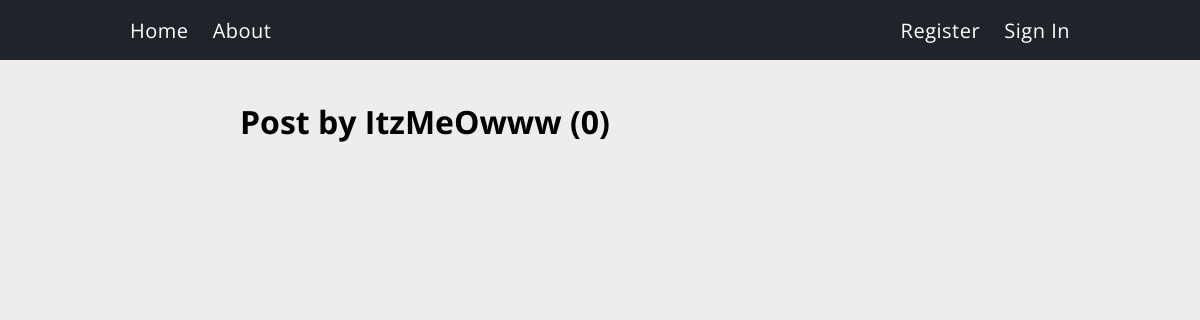
The page /user/ItzMeOwww/ on the database as committed earlier.
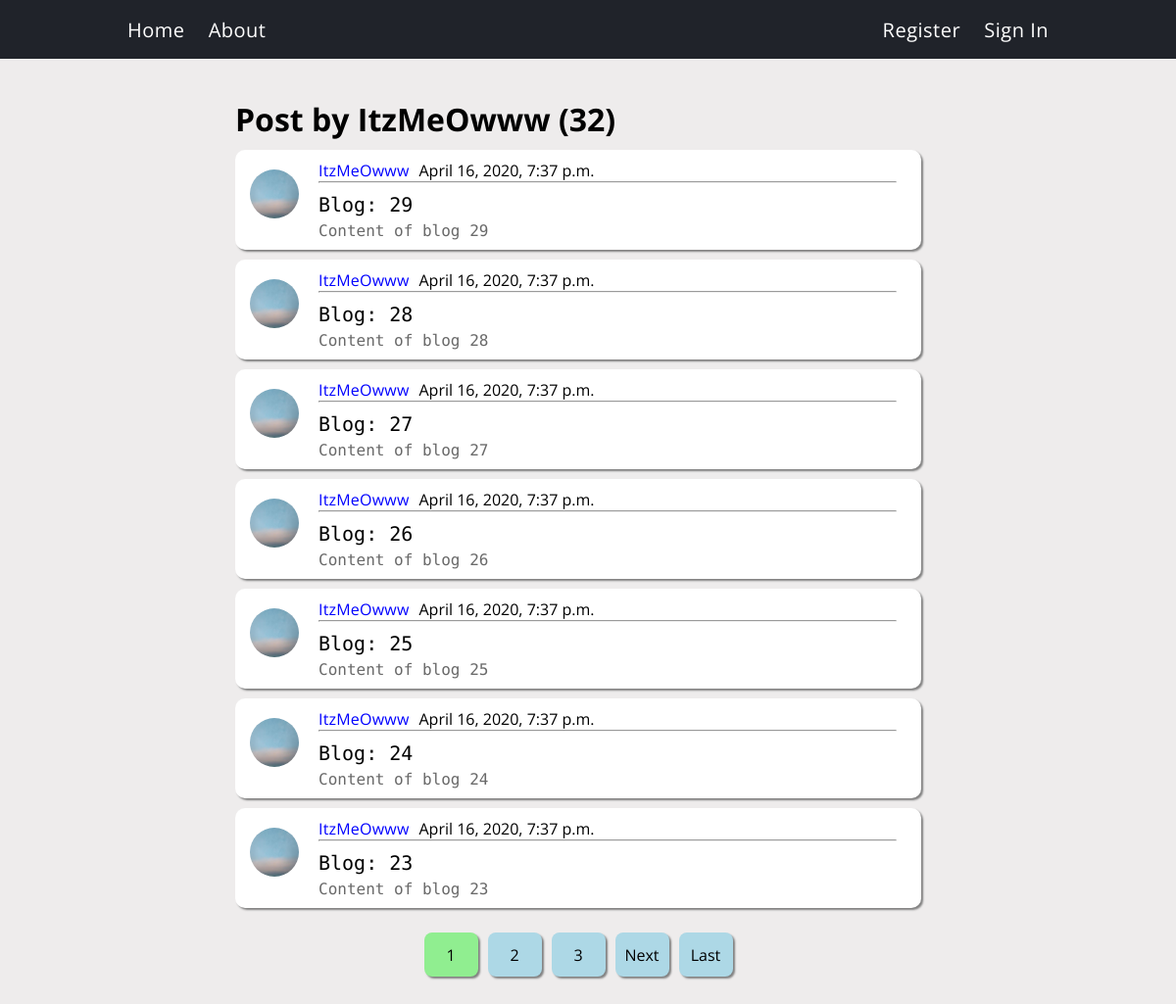
The same page on the database as committed later.
### blog/models.py (models this page shows, shortened)
class Post(models.Model):
    title = models.CharField(max_length=100)
    content = models.TextField()
    date_posted = models.DateTimeField(default=timezone.now)
    author = models.ForeignKey(User,on_delete=models.CASCADE)

### users/models.py (models this page shows, shortened)
class Profile(models.Model):
    user = models.OneToOneField(User,on_delete=models.CASCADE)
    image = models.ImageField(default='default.jpg',upload_to='profile_pics')

### blog/views.py (the view)
# urls.py: path('user/<str:username>/', UserPostListView.as_view(),name='user-posts'),
class UserPostListView(ListView):
    model = Post
    template_name = 'blog/user_post.html'
    context_object_name = 'posts'
    paginate_by = 7
    def get_queryset(self):
        user = get_object_or_404(User,username = self.kwargs.get('username'))
        return Post.objects.filter(author = user).order_by('-date_posted')

### blog/templates/blog/user_post.html (shortened to what this page needs)
{% extends "blog/base.html" %}
{% block content %}
<div class="postLists">
    <h1 class = "author" >Post by {{view.kwargs.username}} ({{page_obj.paginator.count}})</h1>
    {% for post in posts%}
    <div class="post">
        <img class = "authorImg"src="{{post.author.profile.image.url}}">
        <div class = "postInfo">
            <div class = "infoTop">
                <a class = "userLink"href="{% url 'user-posts' post.author.username %}">{{post.author}}</a>{{post.date_posted}}
            </div>
            <hr>
            <div class="infoBot">
            <a class="postTitle"href="{% url 'post-detail' post.pk %}">{{ post.title }}<a>
            <p class="postContent">{{post.content}}</p>
            </div>
        </div>
    </div>
    {% endfor%}
    <div class="pages">
    {% if is_paginated %}
        {% for num in page_obj.paginator.page_range %}
            {% if page_obj.number == num %}
                <a class = "pagesBtn pagesBtnCurrent" href="?page={{num}}" style="color:black;text-decoration:none;">{{num}}</a>
            {% elif num > page_obj.number|add:'-3' and num < page_obj.number|add:'3'%}
                <a class = "pagesBtn" href="?page={{num}}" style="color:black;text-decoration:none;">{{num}}</a>
            {% endif %}
        {% endfor %}
        {% if page_obj.has_next %}
            <a class = "pagesBtn" href="?page={{page_obj.next_page_number}}">Next</a>
            <a class = "pagesBtn" href="?page={{page_obj.paginator.num_pages}}">Last</a>
        {% endif %}
    {% endif %}
    </div>
</div>
{% endblock content%}

Rows that differ between the two databases and show on the page:
added Post: author.profile.image (picture), author "ItzMeOwww", date_posted "April 16, 2020, 7:37 p.m.", title "Blog: 29", content "Content of blog 29"
added Post: author.profile.image (picture), author "ItzMeOwww", date_posted "April 16, 2020, 7:37 p.m.", title "Blog: 28", content "Content of blog 28"
added Post: author.profile.image (picture), author "ItzMeOwww", date_posted "April 16, 2020, 7:37 p.m.", title "Blog: 27", content "Content of blog 27"
added Post: author.profile.image (picture), author "ItzMeOwww", date_posted "April 16, 2020, 7:37 p.m.", title "Blog: 26", content "Content of blog 26"
added Post: author.profile.image (picture), author "ItzMeOwww", date_posted "April 16, 2020, 7:37 p.m.", title "Blog: 25", content "Content of blog 25"
added Post: author.profile.image (picture), author "ItzMeOwww", date_posted "April 16, 2020, 7:37 p.m.", title "Blog: 24", content "Content of blog 24"
added Post: author.profile.image (picture), author "ItzMeOwww", date_posted "April 16, 2020, 7:37 p.m.", title "Blog: 23", content "Content of blog 23"
Other text that changed with them:
{{ page_obj.paginator.count }}: "0" → "32"
new list line: "1"
new list line: "2"
new list line: "3"
text now shown: "Next Last"
